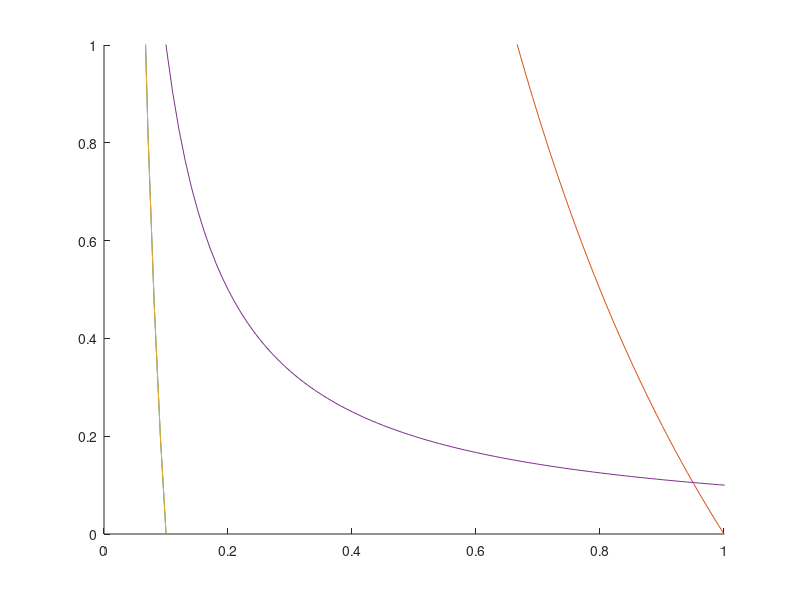

Recreate this plot in MATLAB.
function main

% x = 0:.01:1;
% 
% plot(x,f(x))
% 
% I = integrate_trap(@f,0,1,100)


x=0.001:.01:1.011;
hold on

%area(2*(.1-x)./x,2*(1-x)./x)

plot(x,2*(.1-x)./x,x,2*(1-x)./x,x,2*(.1-x)./x)
plot(x,.1./x)

axis([0 1 0 1]);

end


function [z] = f(y)

a=0.1;
w=0.2;
beta = 4.5708;

z = 2*y.*(2*(1-a)+y).^2 - log(2*a./(2+y)).*(4*a*w*(2+y) + 2*w*(w+y).^2).*(1-y).^(beta-1);
z = z./((4-y).^2.*(2+y)*beta);



end

function [I] = integrate_trap(f,a,b,N)

    x = linspace(a,b,N);
    I = (b-a)*sum(f(x(1:end-1)) + f(x(2:end)))/2/N;
    
end

